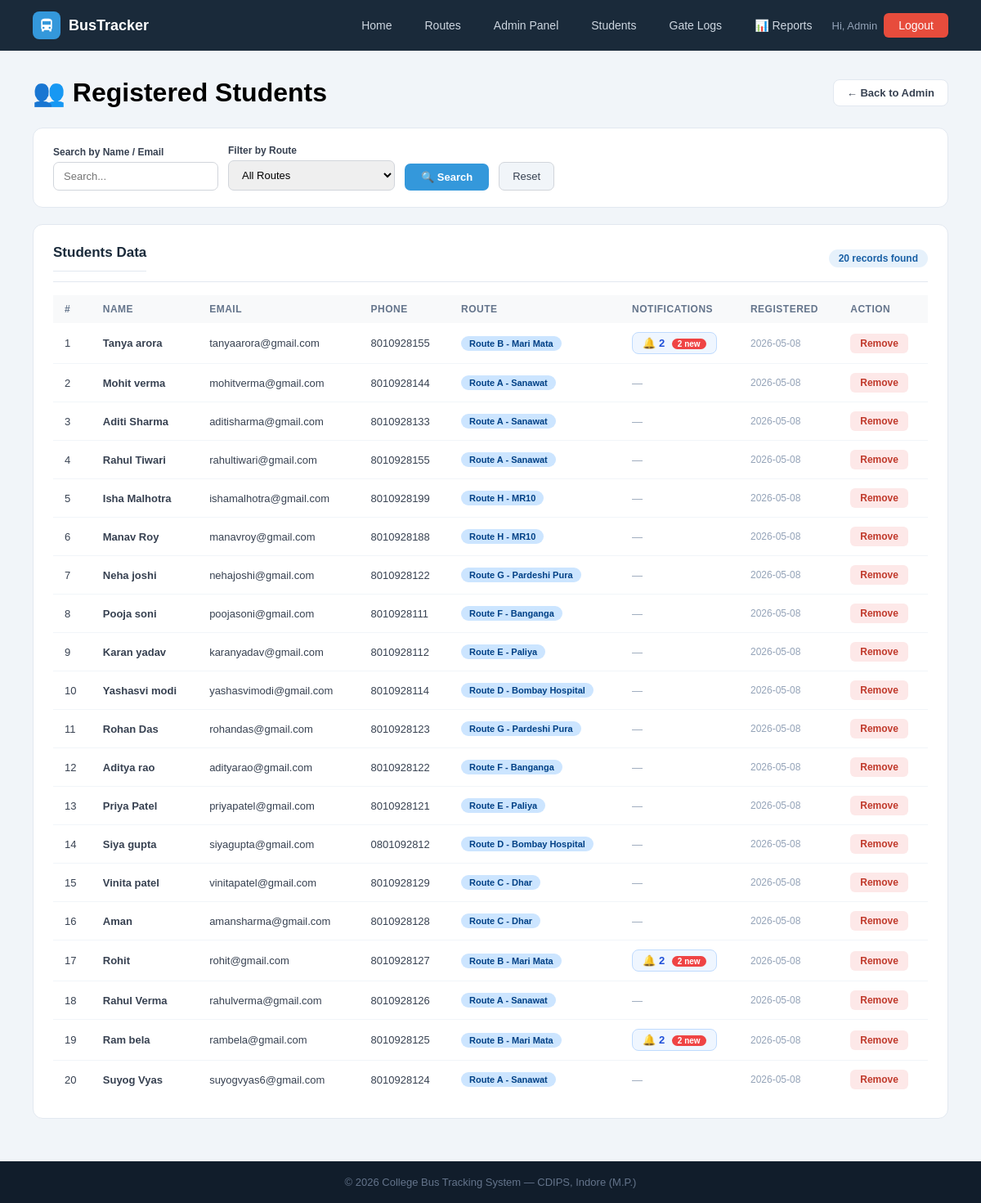
Page /admin/students (signed in) on the earlier database version.
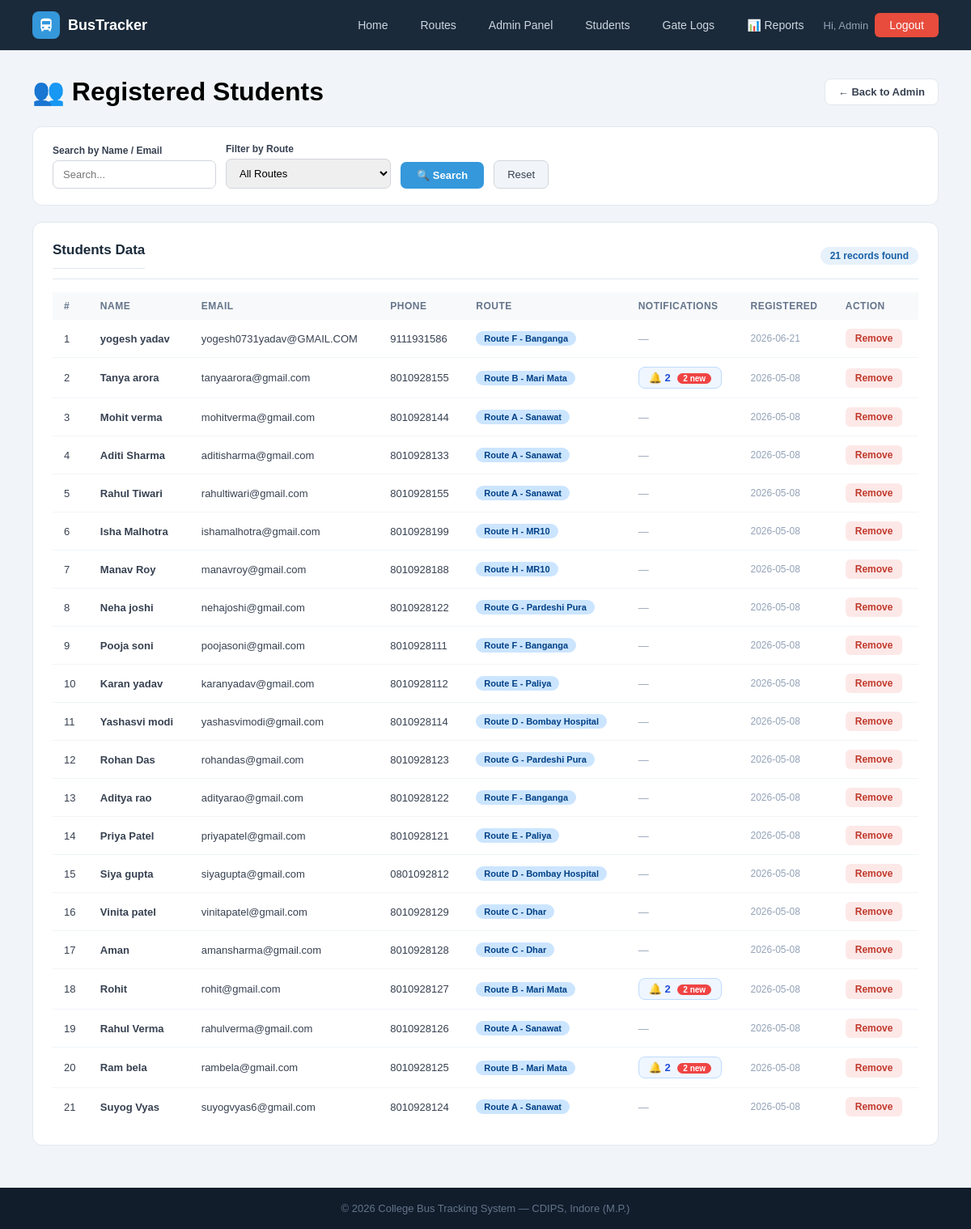
Same page on the later database version.
### tables this page shows
CREATE TABLE users (
        id INTEGER PRIMARY KEY AUTOINCREMENT,
        name TEXT NOT NULL, email TEXT UNIQUE NOT NULL,
        password TEXT NOT NULL, role TEXT DEFAULT 'student',
        phone TEXT, route_id INTEGER,
        created_at TIMESTAMP DEFAULT CURRENT_TIMESTAMP);

CREATE TABLE routes (
        id INTEGER PRIMARY KEY AUTOINCREMENT,
        route_name TEXT NOT NULL, bus_id INTEGER,
        start_point TEXT, end_point TEXT,
        departure_time TEXT, arrival_time TEXT, stops TEXT, original_bus_id INTEGER,
        FOREIGN KEY(bus_id) REFERENCES buses(id));

### app.py (the view)
@app.route('/admin/students')
@admin_required
def students_list():
    search=request.args.get('search',''); route_filter=request.args.get('route','')
    db=get_db()
    q = "SELECT u.*,r.route_name FROM users u LEFT JOIN routes r ON u.route_id=r.id WHERE u.role='student'"
    params=[]
    if search:
        q+=" AND (u.name LIKE ? OR u.email LIKE ?)"; params+=[f'%{search}%',f'%{search}%']
    if route_filter:
        q+=" AND u.route_id=?"; params.append(route_filter)
    q+=" ORDER BY u.created_at DESC"
    students=db.execute(q,params).fetchall()
    routes=db.execute("SELECT * FROM routes").fetchall()
    student_ids = [s['id'] for s in students]
    notif_map = {}
    if student_ids:
        placeholders = ','.join('?' * len(student_ids))
        all_notifs = db.execute(
            f"SELECT * FROM notifications WHERE user_id IN ({placeholders}) ORDER BY created_at DESC",
            student_ids
        ).fetchall()
        for n in all_notifs:
            uid = n['user_id']
            if uid not in notif_map:
                notif_map[uid] = []
            notif_map[uid].append(n)
    notif_data = {
        str(uid): [
            {
                'msg': n['message'],
                'time': n['created_at'][:16] if n['created_at'] else '',
                'read': bool(n['is_read'])
            }
            for n in notif_map.get(uid, [])
        ]
        for uid in notif_map
    }
    student_names = {str(s['id']): s['name'] for s in students}
    db.close()
    return render_template('students.html', students=students, routes=routes,
                           search=search, route_filter=route_filter,
                           notif_map=notif_map,
                           notif_data=notif_data,
                           student_names=student_names)

### app.py (called while the page is built, shortened)
def get_db():
    conn = sqlite3.connect(DB)
    conn.row_factory = sqlite3.Row
    return conn

def admin_required(f):
    @wraps(f)
    def dec(*a, **kw):
        if 'admin' not in session:
            flash('Admin access required.', 'error')
            return redirect(url_for('admin_login'))
        return f(*a, **kw)
    return dec

@app.context_processor
def inject_notifications():
    return dict(notifications=[], unread_count=0)

### templates/students.html (shortened to what this page needs)
{% extends "base.html" %}
{% block content %}
<div class="page">
    <div class="page-header-row">
        <h1>👥 Registered Students</h1>
        <a href="{{ url_for('admin_dashboard') }}" class="back-btn">← Back to Admin</a>
    </div>
    <div class="search-bar">
        <form method="GET" action="{{ url_for('students_list') }}">
            <div class="fg">
                <label>Search by Name / Email</label>
                <input type="text" name="search" placeholder="Search..." value="{{ search }}">
            </div>
            <div class="fg">
                <label>Filter by Route</label>
                <select name="route">
                    <option value="">All Routes</option>
                </select>
            </div>
            <button type="submit" class="btn-search">🔍 Search</button>
            <a href="{{ url_for('students_list') }}" class="btn-clear">Reset</a>
        </form>
    </div>
    <div class="panel">
        <div class="panel-header">
            <h2>Students Data</h2>
            <span class="count-badge">{{ students|length }} records found</span>
        </div>
        <table>
            <thead>
                <tr>
                    <th>#</th><th>Name</th><th>Email</th><th>Phone</th>
                    <th>Route</th><th>Notifications</th><th>Registered</th><th>Action</th>
                </tr>
            </thead>
            <tbody>
            {% for s in students %}
            {% set s_notifs = notif_map.get(s.id, []) %}
            {% set unread = s_notifs | selectattr('is_read', 'equalto', 0) | list | length %}
            <tr>
                <td>{{ loop.index }}</td>
                <td><b>{{ s.name }}</b></td>
                <td>{{ s.email }}</td>
                <td>{{ s.phone or '—' }}</td>
                <td>
                    {% if s.route_name %}
                    <span class="badge badge-blue">{{ s.route_name }}</span>
                    {% else %}
                    <span class="badge badge-gray">Not Assigned</span>
                    {% endif %}
                </td>
                <td>
                    {% if s_notifs %}
                    <button class="notif-view-btn" onclick="showNotifs('{{ s.id }}')">
                        🔔 {{ s_notifs|length }}
                        {% if unread > 0 %}<span class="unread-dot">{{ unread }} new</span>{% endif %}
                    </button>
                    {% else %}
                    <span style="color:#94a3b8;font-size:13px;">—</span>
                    {% endif %}
                </td>
                <td style="font-size:12px;color:#94a3b8">{{ s.created_at[:10] if s.created_at else '—' }}</td>
                <td><a href="{{ url_for('delete_student', uid=s.id) }}" class="btn-sm btn-danger">Remove</a></td>
            </tr>
            {% else %}
            <tr><td colspan="8" style="text-align:center;color:#94a3b8;padding:32px">No students found.</td></tr>
            {% endfor %}
            </tbody>
        </table>
    </div>
</div>
{% endblock %}

Differences in the rows shown:
added users: name "yogesh yadav", email "yogesh0731yadav@GMAIL.COM", phone "9111931586", route_name "Route F - Banganga", created_at "2026-06-21"
Other differences:
{{ students|length }}: "20" → "21"
